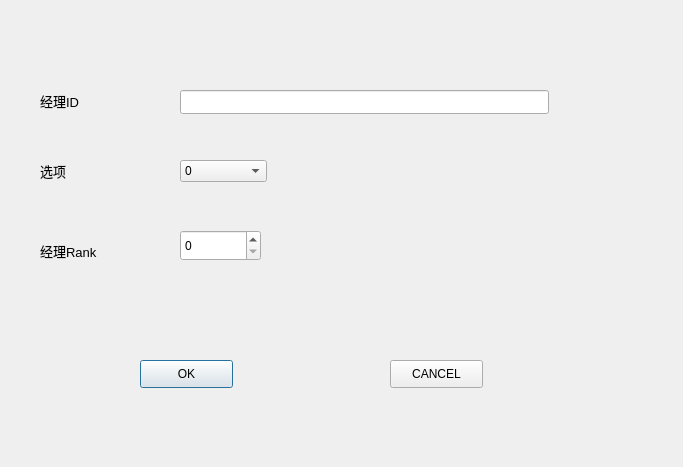
<?xml version="1.0" encoding="UTF-8"?>
<ui version="4.0">
 <class>Dialog</class>
 <widget class="QDialog" name="Dialog">
  <property name="geometry">
   <rect>
    <x>0</x>
    <y>0</y>
    <width>683</width>
    <height>467</height>
   </rect>
  </property>
  <property name="windowTitle">
   <string>Dialog</string>
  </property>
  <widget class="QLabel" name="goods_id">
   <property name="geometry">
    <rect>
     <x>40</x>
     <y>90</y>
     <width>121</width>
     <height>21</height>
    </rect>
   </property>
   <property name="font">
    <font>
     <family>Arial</family>
     <pointsize>10</pointsize>
    </font>
   </property>
   <property name="text">
    <string>经理ID</string>
   </property>
  </widget>
  <widget class="QLabel" name="goods_price">
   <property name="geometry">
    <rect>
     <x>40</x>
     <y>160</y>
     <width>131</width>
     <height>21</height>
    </rect>
   </property>
   <property name="font">
    <font>
     <family>Arial</family>
     <pointsize>10</pointsize>
    </font>
   </property>
   <property name="text">
    <string>选项</string>
   </property>
  </widget>
  <widget class="QLabel" name="goods_num">
   <property name="geometry">
    <rect>
     <x>40</x>
     <y>240</y>
     <width>121</width>
     <height>21</height>
    </rect>
   </property>
   <property name="font">
    <font>
     <family>Arial</family>
     <pointsize>10</pointsize>
    </font>
   </property>
   <property name="text">
    <string>经理Rank</string>
   </property>
  </widget>
  <widget class="QPushButton" name="ADD">
   <property name="geometry">
    <rect>
     <x>140</x>
     <y>360</y>
     <width>93</width>
     <height>28</height>
    </rect>
   </property>
   <property name="text">
    <string>OK</string>
   </property>
  </widget>
  <widget class="QPushButton" name="pushButton">
   <property name="geometry">
    <rect>
     <x>390</x>
     <y>360</y>
     <width>93</width>
     <height>28</height>
    </rect>
   </property>
   <property name="text">
    <string>CANCEL</string>
   </property>
  </widget>
  <widget class="QLineEdit" name="lineEdit_no">
   <property name="geometry">
    <rect>
     <x>180</x>
     <y>90</y>
     <width>369</width>
     <height>24</height>
    </rect>
   </property>
  </widget>
  <widget class="QSpinBox" name="spinBox">
   <property name="geometry">
    <rect>
     <x>180</x>
     <y>230</y>
     <width>81</width>
     <height>31</height>
    </rect>
   </property>
  </widget>
  <widget class="QComboBox" name="comboBox">
   <property name="geometry">
    <rect>
     <x>180</x>
     <y>160</y>
     <width>87</width>
     <height>22</height>
    </rect>
   </property>
   <item>
    <property name="text">
     <string>0</string>
    </property>
   </item>
   <item>
    <property name="text">
     <string>1</string>
    </property>
   </item>
  </widget>
 </widget>
 <resources/>
 <connections>
  <connection>
   <sender>pushButton</sender>
   <signal>clicked()</signal>
   <receiver>Dialog</receiver>
   <slot>close()</slot>
   <hints>
    <hint type="sourcelabel">
     <x>423</x>
     <y>360</y>
    </hint>
    <hint type="destinationlabel">
     <x>505</x>
     <y>320</y>
    </hint>
   </hints>
  </connection>
 </connections>
</ui>
